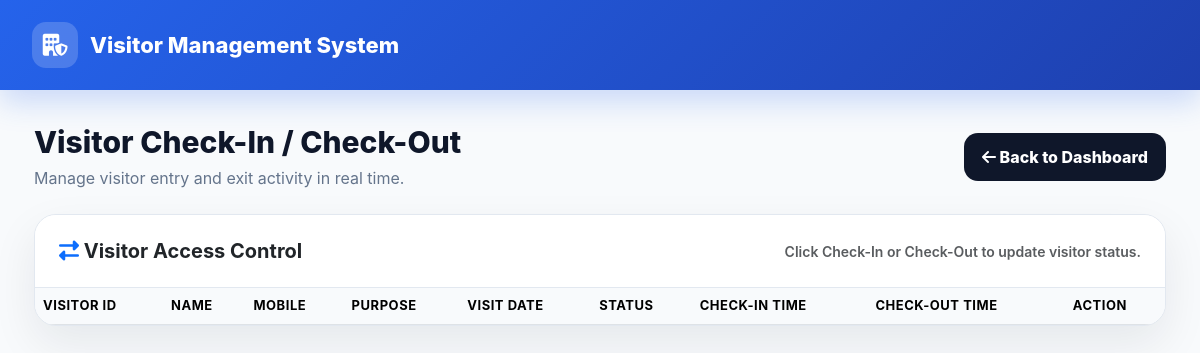
The app's page /checkin_checkout, older data.
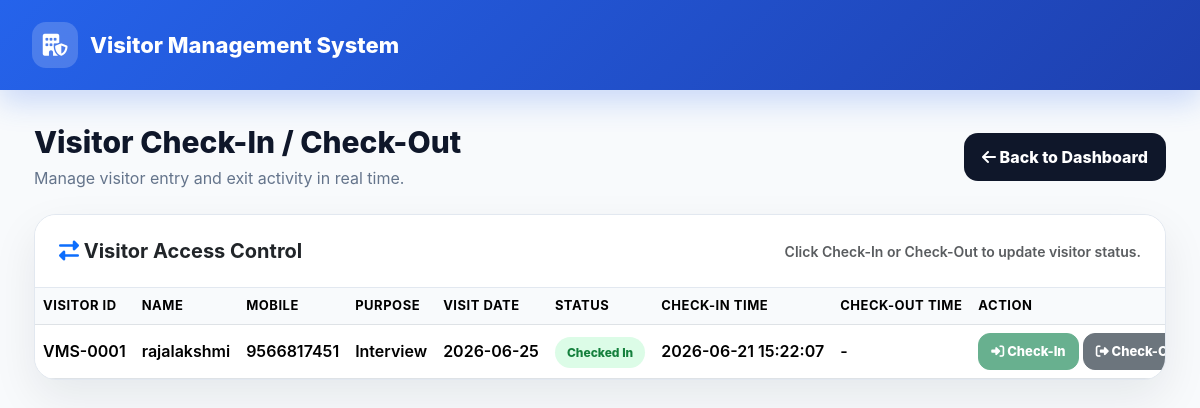
The same page, newer data.
### tables this page shows
CREATE TABLE visitors (
            id INTEGER PRIMARY KEY AUTOINCREMENT,
            visitor_id TEXT UNIQUE,
            name TEXT NOT NULL,
            mobile TEXT,
            email TEXT,
            gender TEXT,
            dob TEXT,
            visitor_type TEXT,
            company TEXT,
            purpose TEXT,
            purpose_details TEXT,
            department TEXT,
            host TEXT,
            visit_date TEXT,
            visit_time TEXT,
            address TEXT,
            emergency_contact TEXT,
            vehicle_number TEXT,
            status TEXT DEFAULT 'Pending Check-In',
            registration_time TEXT,
            checkin_time TEXT,
            checkout_time TEXT
        );

### app.py (the view)
@app.route("/checkin_checkout")
def checkin_checkout():
    conn = get_db_connection()
    cursor = conn.cursor()
    cursor.execute("SELECT * FROM visitors ORDER BY id DESC")
    visitors = cursor.fetchall()
    conn.close()
    return render_template("checkin_checkout.html", visitors=visitors)

### app.py (called while the page is built)
def get_db_connection():
    conn = sqlite3.connect(DB_NAME)
    conn.row_factory = sqlite3.Row
    return conn

### templates/checkin_checkout.html (shortened to what this page needs)
<!DOCTYPE html>
<html lang="en">
<head>
  <link
    href="https://cdn.jsdelivr.net/npm/bootstrap@5.3.3/dist/css/bootstrap.min.css"
    rel="stylesheet"
  />
  <link
    rel="stylesheet"
    href="https://cdnjs.cloudflare.com/ajax/libs/font-awesome/6.5.0/css/all.min.css"
  />
</head>
<body>
  <header class="topbar">
    <div class="brand">
      <div class="brand-icon">
        <i class="fa-solid fa-building-shield"></i>
      </div>
      <span>Visitor Management System</span>
    </div>
  </header>
  <main class="page">
    <div class="d-flex flex-wrap justify-content-between align-items-center gap-3 mb-4 page-title">
      <div>
        <h1>Visitor Check-In / Check-Out</h1>
        <p>Manage visitor entry and exit activity in real time.</p>
      </div>
      <a href="{{ url_for('dashboard') }}" class="btn btn-dashboard">
        <i class="fa-solid fa-arrow-left"></i>
        Back to Dashboard
      </a>
    </div>
    <section class="card main-card">
      <div class="card-header-custom d-flex flex-wrap justify-content-between align-items-center gap-3">
        <h5 class="mb-0 fw-bold">
          <i class="fa-solid fa-right-left text-primary"></i>
          Visitor Access Control
        </h5>
        <span class="text-muted small fw-semibold">
          Click Check-In or Check-Out to update visitor status.
        </span>
      </div>
      <div class="table-responsive">
        <table class="table table-hover align-middle mb-0">
          <thead>
            <tr>
              <th>Visitor ID</th>
              <th>Name</th>
              <th>Mobile</th>
              <th>Purpose</th>
              <th>Visit Date</th>
              <th>Status</th>
              <th>Check-In Time</th>
              <th>Check-Out Time</th>
              <th>Action</th>
            </tr>
          </thead>
          <tbody>
            {% for v in visitors %}
            <tr>
              <td>{{ v.visitor_id }}</td>
              <td>{{ v.name }}</td>
              <td>{{ v.mobile }}</td>
              <td>{{ v.purpose }}</td>
              <td>{{ v.visit_date }}</td>
              <td>
                {% if v.status == "Checked In" %}
                  <span class="badge-status status-inside">Checked In</span>
                {% elif v.status == "Checked Out" %}
                  <span class="badge-status status-left">Checked Out</span>
                {% elif v.status == "Pending Check-In" %}
                  <span class="badge-status status-registered">Pending Check-In</span>
                {% else %}
                  <span class="badge-status status-registered">{{ v.status }}</span>
                {% endif %}
              </td>
              <td class="checkin-time">{{ v.checkin_time or "-" }}</td>
              <td class="checkout-time">{{ v.checkout_time or "-" }}</td>
              <td>
                {% if v.status == "Pending Check-In" %}
                  <button class="btn btn-success btn-action checkin-btn" data-id="{{ v.id }}">
                    <i class="fa-solid fa-right-to-bracket"></i>
                    Check-In
                  </button>
                {% else %}
                  <button class="btn btn-success btn-action checkin-btn" disabled>
                    <i class="fa-solid fa-right-to-bracket"></i>
                    Check-In
                  </button>
                {% endif %}
                {% if v.status == "Checked In" %}
                  <button class="btn btn-secondary btn-action checkout-btn" data-id="{{ v.id }}">
                    <i class="fa-solid fa-right-from-bracket"></i>
                    Check-Out
                  </button>
                {% else %}
                  <button class="btn btn-secondary btn-action checkout-btn" disabled>
                    <i class="fa-solid fa-right-from-bracket"></i>
                    Check-Out
                  </button>
                {% endif %}
              </td>
            </tr>
            {% endfor %}
          </tbody>
        </table>
      </div>
    </section>
  </main>
</body>
</html>

Row changes from the older to the newer data that the page shows:
added visitors: visitor_id "VMS-0001", name "rajalakshmi", mobile "9566817451", purpose "Interview", visit_date "2026-06-25", status "Checked In", checkin_time "2026-06-21 15:22:07", checkout_time "-"
